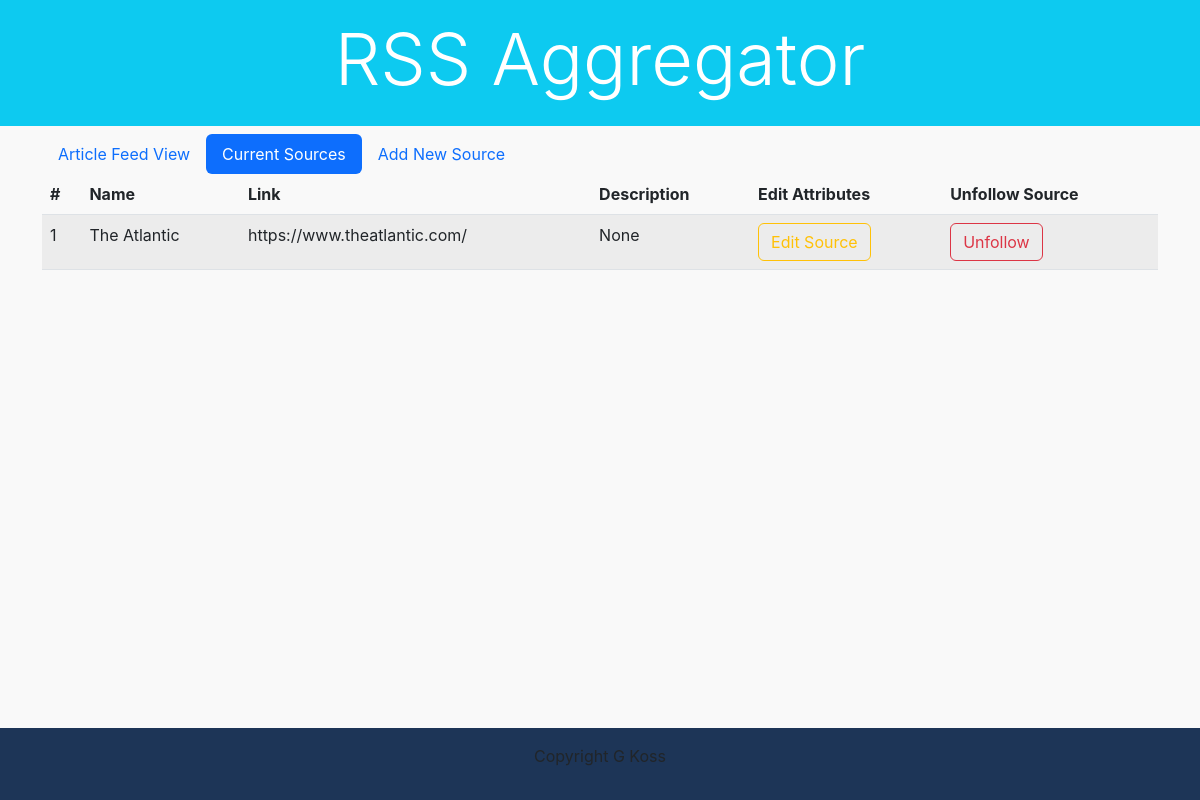
The app's page /sources with its own data.
### aggregator/models.py (models this page shows, shortened)
class Source(models.Model):
    title = models.CharField(max_length=200,default="No Title")
    link = models.CharField(max_length=200)
    description = models.CharField(max_length=500,default="No Description")

### aggregator/views.py (the view)
# urls.py: path("sources", SourceView.as_view(), name="sources"),
class SourceView(ListView):
    template_name = "sources.html"
    model = Source
    def get_context_data(self, **kwargs):
        context = super().get_context_data(**kwargs)
        context["sources"] = Source.objects.all()
        return context

### templates/sources.html (shortened to what this page needs)
<!DOCTYPE html>
<html lang="en">
  <head>
    {% load static %}
    <link href="https://cdn.jsdelivr.net/npm/bootstrap@5.2.2/dist/css/bootstrap.min.css"
    rel="stylesheet"
      />
    <link rel="stylesheet" href="{% static 'main.css' %}" />
  </head>
  <body class="d-flex flex-column">
    <div class="p-3 mb-2 bg-info text-white">
    <header>
      <nav class="container">
            <div class="row">
            <div class="col text-center">
                <h2 class="display-2">RSS Aggregator</h2>
            </div>
            </div>
      </nav>
    </header>
    </div>
    <main class="container flex-grow-1">
        <ul class="nav nav-pills">
            <li class="nav-item">
              <a class="nav-link" href="/">Article Feed View</a>
            </li>
            <li class="nav-item">
              <a class="nav-link active" href="/sources">Current Sources</a>
            </li>
            <li class="nav-item">
              <a class="nav-link" href="/add_new_source">Add New Source</a>
            </li>
          </ul>
      <div class="row">
        <div class="col-mid-4">
            <table class="table table-striped table-hover">
                <thead>
                    <th>#</th>
                    <th>Name</th>
                    <th>Link</th>
                    <th>Description</th>
                    <th>Edit Attributes</th>
                    <th>Unfollow Source</th>
                </thead>
                {% for source in sources %}
                <tbody>
                    <td>{{ forloop.counter }}</td>
                    <td>{{ source.title }}</td>
                    <td>{{ source.link }}</td>
                    <td>{{ source.description }}</td>
                    <td><button type="button" class="btn btn-outline-warning">Edit Source</button></td>
                    <td><a class="btn btn-outline-danger" href="delete/{{ source.id }}" role="button">Unfollow</button></td>
                </tbody>
                {% endfor %}
            </table>
        </div>
      </div>
    </main>
    <footer class="container-fluid">
      <div class="row">
        <div class="col text-center">
          <p>Copyright G Koss</p>
        </div>
      </div>
    </footer>
  </body>
</html>

### static/main.css (style rules this page uses)
:root { --red: #e63946; --off-white: #f9f9f9; --blue: #457b9d; --dark-blue: #1d3557; }
body { min-height: 100vh; background-color: var(--off-white); font-family: -apple-system, BlinkMacSystemFont, "Segoe UI", Roboto, Helvetica, Arial, sans-serif, "Apple Color Emoji", "Segoe UI Emoji", "Segoe UI Symbol"; }
a { color: var(--red); }
footer { padding: 1em; background-color: var(--dark-blue); }

### records on screen
Source: title "The Atlantic", link "https://www.theatlantic.com/", description "None"
